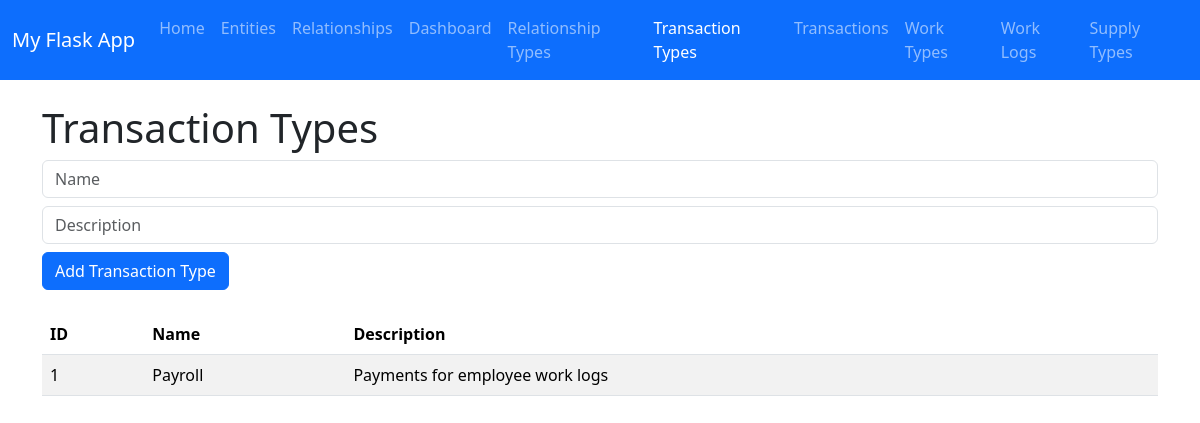
The page /transaction_types on the database its author committed.
### app.py (models this page shows, shortened)
class TransactionType(db.Model):
    __tablename__ = "transaction_type"
    id = db.Column(db.Integer, primary_key=True)  # Unique ID
    name = db.Column(db.String(100), nullable=False, unique=True)
    description = db.Column(db.String(250), nullable=True)

### app.py (the view)
@app.route("/transaction_types")
def transaction_types():
    all_types = TransactionType.query.all()
    return render_template(
        "transaction_types.html",
        title="Transaction Types",
        types=all_types
    )

### templates/transaction_types.html
{% extends "base.html" %}
{% block content %}
<h1>Transaction Types</h1>
<form method="POST" action="{{ url_for('add_transaction_type') }}" class="mb-4">
    <div class="mb-2">
        <input type="text" name="name" placeholder="Name" class="form-control" required>
    </div>
    <div class="mb-2">
        <input type="text" name="description" placeholder="Description" class="form-control">
    </div>
    <button type="submit" class="btn btn-primary">Add Transaction Type</button>
</form>
<table class="table table-striped">
    <thead>
        <tr>
            <th>ID</th>
            <th>Name</th>
            <th>Description</th>
        </tr>
    </thead>
    <tbody>
        {% for t in types %}
        <tr>
            <td>{{ t.id }}</td>
            <td>{{ t.name }}</td>
            <td>{{ t.description }}</td>
        </tr>
        {% endfor %}
    </tbody>
</table>
{% endblock %}

### rows shown on the page
TransactionType: id "1", name "Payroll", description "Payments for employee work logs"
